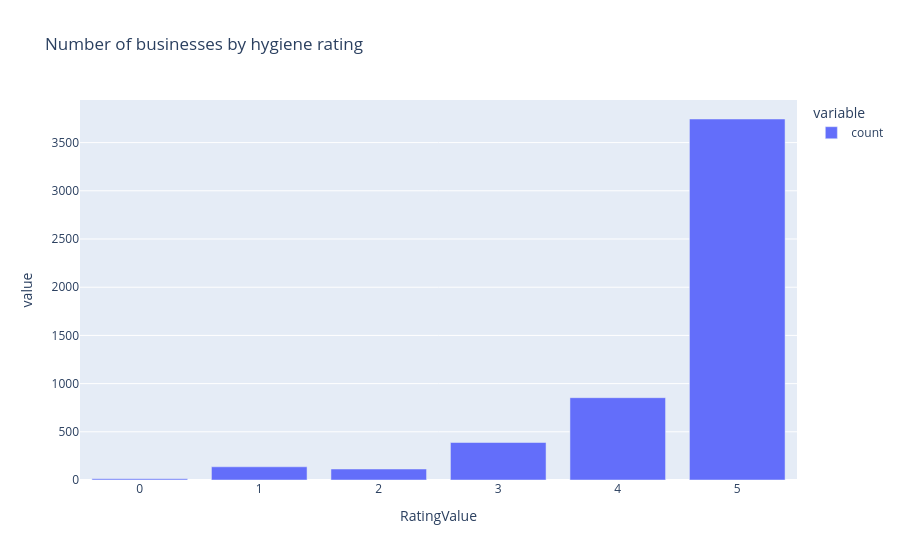

The notebook cell this image was saved under:
### Code cell
# Example chart: distribution of ratings (5 = best)
rated = df.dropna(subset=["RatingValue"])
px.bar(rated["RatingValue"].value_counts(), title="Number of businesses by hygiene rating")

### Figure 1 — Plotly figure (JSON) as saved in the notebook; plotly's stock layout.template omitted (floating-point values rounded to 4 significant figures)
{"data": [{"hovertemplate": "variable=count<br>RatingValue=%{x}<br>value=%{y}<extra></extra>", "legendgroup": "count", "marker": {"color": "#636efa", "pattern": {"shape": ""}}, "name": "count", "orientation": "v", "showlegend": true, "textposition": "auto", "type": "bar", "x": [5.0, 4.0, 3.0, 1.0, 2.0, 0.0], "xaxis": "x", "y": [3745, 854, 389, 137, 114, 12], "yaxis": "y"}], "layout": {"barmode": "relative", "legend": {"title": {"text": "variable"}, "tracegroupgap": 0}, "title": {"text": "Number of businesses by hygiene rating"}, "xaxis": {"anchor": "y", "domain": [0, 1], "title": {"text": "RatingValue"}}, "yaxis": {"anchor": "x", "domain": [0, 1], "title": {"text": "value"}}}}
